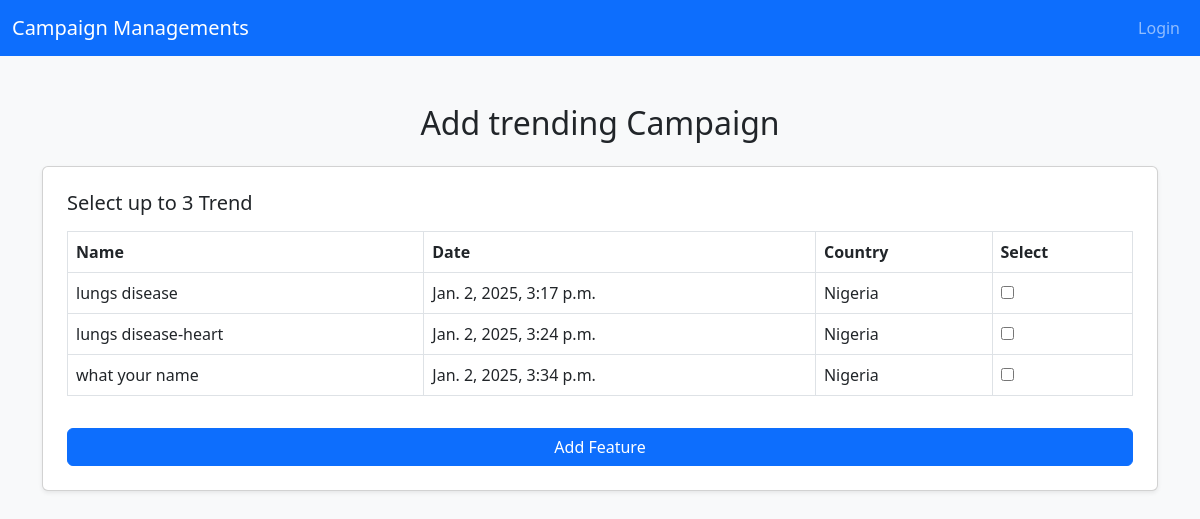
The app's page /admix/trending, older data.
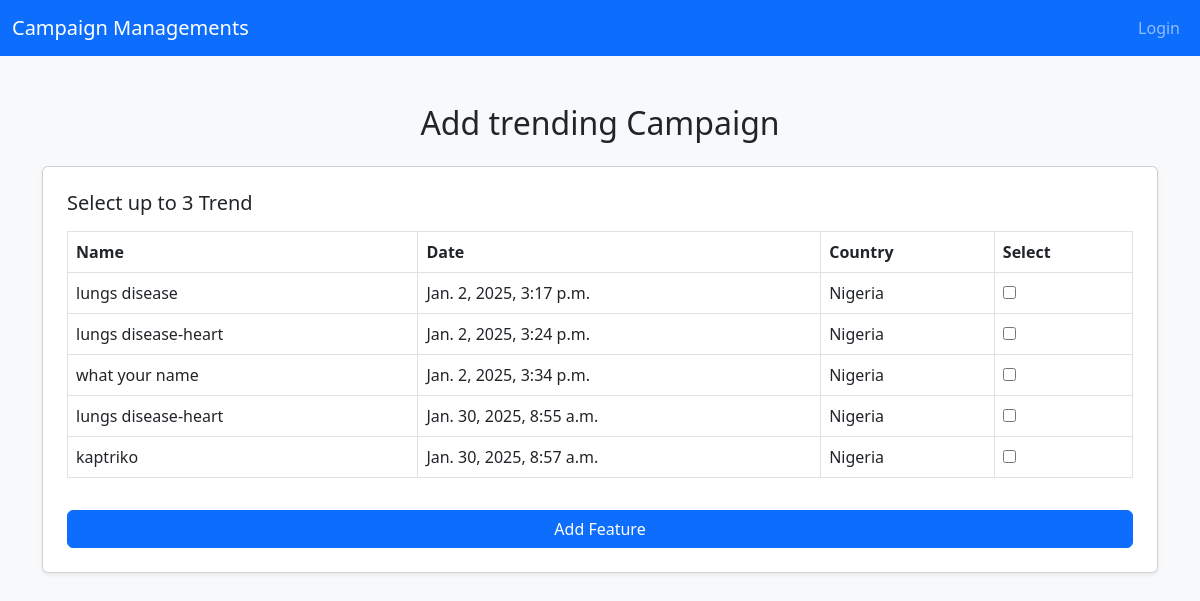
The same page, newer data.
### base/models.py (models this page shows, shortened)
class Campaign(models.Model):
    CATEGORY_CHOICES = [
        ('organisation/charity/npo/pbo', 'Organisation/Charity/NPO/PBO'),
        ('in loving memory of', 'In Loving Memory Of'),
        ('fire/drought/disaster/support', 'Fire/Drought/Disaster/Support'),
        ('education & training', 'Education & Training'),
        ('sport', 'sport'),
        ('Social welfare/commnity development/support', 'Social Welfare/Commnity Development/Support'),
        ('youth', 'youth'),
        ('arts & culture', 'Arts & Culture'),
        ('Nature conservation', 'Nature Conservation'),
        ('Animal Welfare/outreach', 'Animal Welfare/Outreach'),
        ('Vehicle', 'Vehicle'),
        ('Home', 'Home'),
        ('Business/App', 'Business/App'),
        ('legal', 'Legal'),
        ('Other', 'Other'),
    ]
    EVENT_CHOICE  = [
        ('aQuelle Midmar Mile 2025', 'aQuelle Midmar Mile 2025'),
        ('Hyrox johannesburg|Season 24/25', 'Hyrox johannesburg|Season 24/25'),
        ('vusa24', 'vusa24'),
        ('Comrades 2024', 'Comrades 2024'),
        ('WESEEYOU EVENT', 'WESEEYOU EVENT'),
        ('AMASHOVA DURBA CLASSIC', 'AMASHOVA DURBA CLASSIC'),
        ('IRONMAN 70.3 -2024', 'IRONMAN 70.3 -2024'),
        ('ANNUAL KIDS CHRISTMAS PARTY', 'ANNUAL KIDS CHRISTMAS PARTY'),
        ('aQuelle Midmar Mile 2025', 'aQuelle Midmar Mile 2025'),
    ]
    SECTOR_CHOICE = [
        ('child welfare','Child Welfare'),
        ('education','Education'),
        ('Community development','Community Development'),
        ('Environmental','Environmental'),
        ('Health','Health'),
        ('medical','Medical'),
    ]
    campaign_name = models.CharField( max_length=50)
    monetary = models.DecimalField( max_digits=15, decimal_places=2)
    category = models.CharField(max_length=100 , choices= CATEGORY_CHOICES)
    story = models.TextField()
    sector = models.CharField(max_length=100, choices=SECTOR_CHOICE, null=True)
    event = models.CharField(max_length=100, choices=EVENT_CHOICE)
    start_date = models.DateTimeField(auto_now_add=True)
    end_date = models.DateTimeField(auto_now_add=True)
    images = models.ImageField(upload_to='images/')
    video_url = models.URLField(max_length=1000 , blank=True)
    social_link  = models.URLField( max_length=1000, blank=True)
    address = models.CharField(max_length=100,null=True)
    address1 = models.CharField(max_length=100)
    city  = models.CharField( max_length=100)
    zipcode = models.CharField( max_length=50)
    state = models.CharField(max_length=50)
    country = CountryField(blank_label='(select country)', null=True, blank=True)
    organization_payment = models.BooleanField(default=False)
    single_payment = models.BooleanField(default=False)
    is_featured = models.BooleanField(default=False)
    user = models.ForeignKey(CustomUser, on_delete=models.CASCADE,blank=True,null=True)
    goal = models.DecimalField(max_digits=10, decimal_places=2,default=0.00)
    token = models.CharField( max_length=32, unique=True, blank=True, default=generate_unique_token)
    is_launch =models.BooleanField(default=False)
    is_status = models.BooleanField(default=False)
    is_emergency =models.BooleanField(default=False)
    is_trending = models.BooleanField(default=False)

### admix/views.py (the view)
# urls.py: path('trending',trending,name='trending'),
def trending(request):
    feature = Campaign.objects.all()
    context = {
        'feature':feature
    }
    return render (request,  'admin/trending.html',context)

### base/templates/admin/trending.html (shortened to what this page needs)
{% extends "admin/admin-base.html" %}
{% block content %}
    <link href="https://cdn.jsdelivr.net/npm/bootstrap@5.3.0/dist/css/bootstrap.min.css" rel="stylesheet">
</head>
<body class="bg-light">
    <div class="container mt-5">
        <h2 class="mb-4 text-center">Add trending Campaign</h2>
        <div class="card p-4 shadow-sm">
            <h5 class="mb-3">Select up to 3 Trend</h5>
            <table class="table table-bordered">
                <thead>
                    <tr>
                        <th>Name</th>
                        <th>Date</th>
                        <th>Country</th>
                        <th>Select</th>
                    </tr>
                </thead>
                <tbody>
                    {% if feature %}
                    {% for feature  in  feature %}
                    <tr>
                        <td>{{feature.campaign_name}}</td>
                        <td>{{feature.start_date}}</td>
                        <td>{{feature.country.name}}</td>
                        <td><input type="checkbox" data-id="{{ feature.id }}"  onchange="limitSelection()"></td>
                    </tr>
                    {% endfor %}
                    {% endif %}
                </tbody>
            </table>
            <button type="button" class="btn btn-primary mt-3" onclick="openConfirmationModal()">Add Feature</button>
        </div>
    </div>
 {% endblock content %}

Row changes from the older to the newer data that the page shows:
added Campaign: campaign_name "lungs disease-heart", start_date "Jan. 30, 2025, 8:55 a.m.", country.name "Nigeria"
added Campaign: campaign_name "kaptriko", start_date "Jan. 30, 2025, 8:57 a.m.", country.name "Nigeria"
